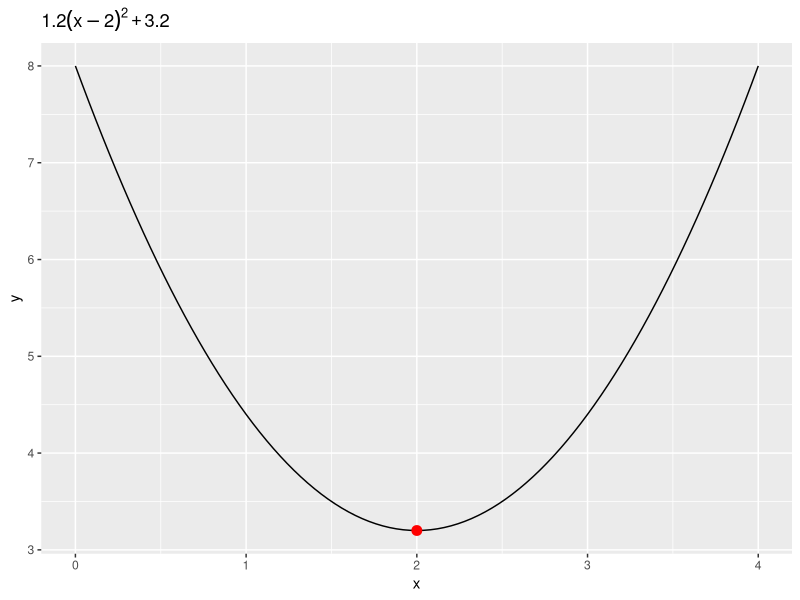
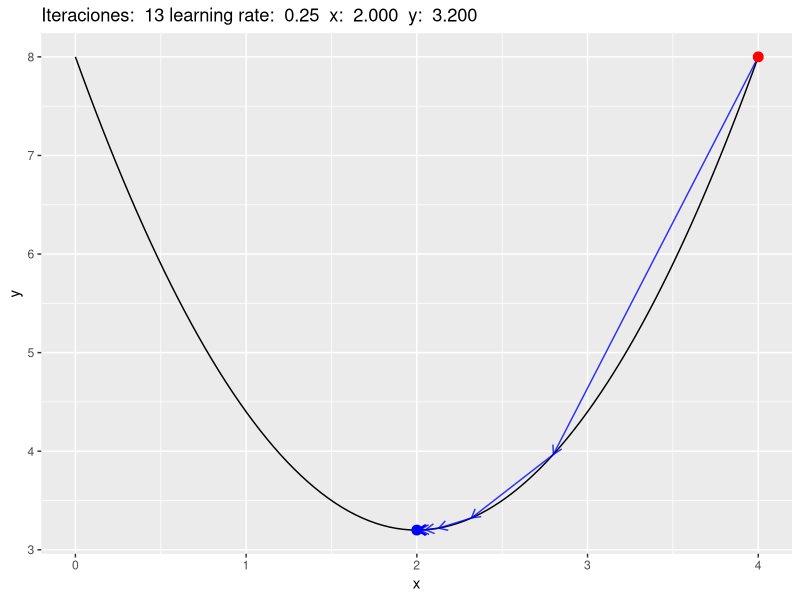
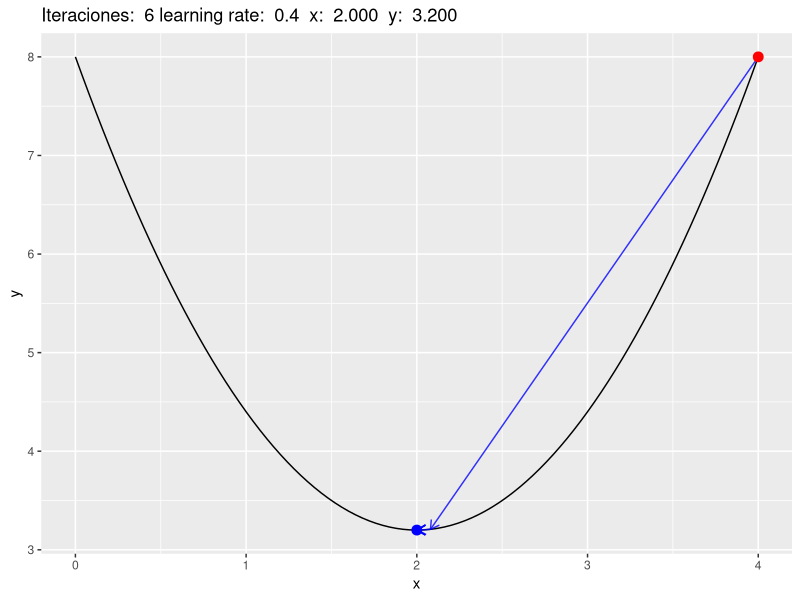
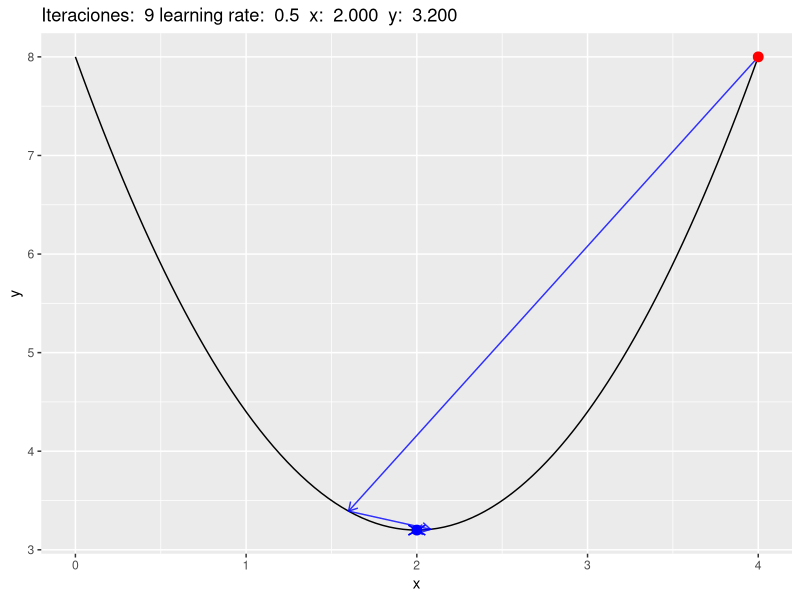
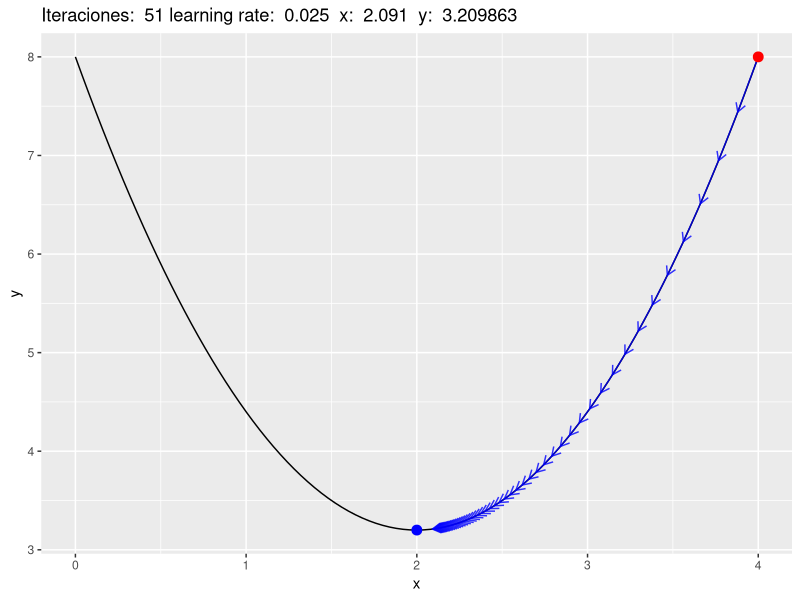
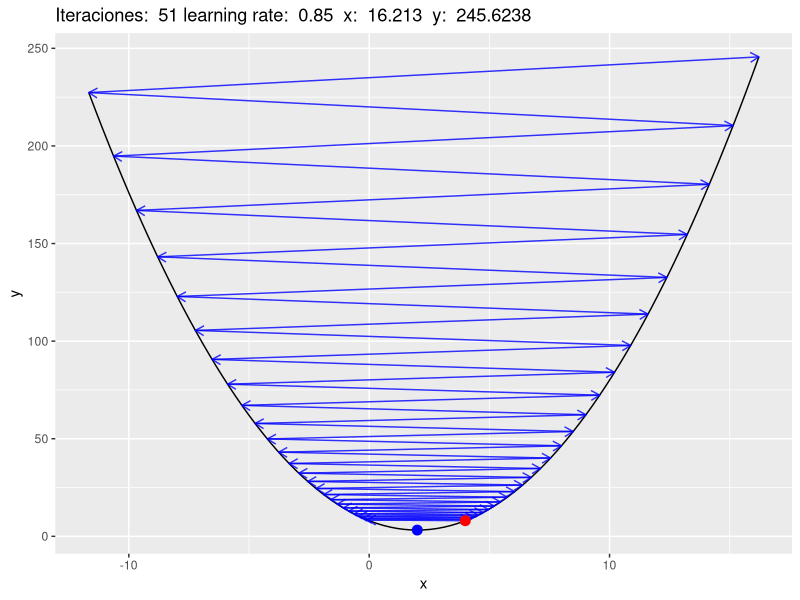

R code for these plots, in order:
## ---- chunk 1
knitr::opts_chunk$set(echo = TRUE)
## ---- chunk 2
rm(list=ls())
## ---- chunk 3
library(grid)
library(dplyr)
library(scales)
library(ggplot2)
## ---- chunk 4
Formula <- function(x) 1.2 * (x-2)^2 + 3.2
## ---- chunk 5
ggplot( data.frame( x = c(0, 4) ), aes(x) ) + 
  stat_function(fun = Formula) + 
  geom_point( data = data.frame( x = 2, y = Formula(2) ), aes(x, y),  color = "red", size = 3 ) + 
  ggtitle( expression( 1.2 * (x-2)^2 + 3.2 ) )
## ---- chunk 6
#Derivada de la funcion
derivada <- function(x) 2 * 1.2 * (x-2) 
## ---- chunk 7
decenso_gradiente <- function(learning_rate = 0.5){
  # generamos una lista para guardar los pares x, y
  xtrace <- list()
  ytrace <- list()
  
  # tasa de aprendizaje
  learning_rate_ <- learning_rate
  
  # epsilon y maxima cantidad de pasos permitidos
  epsilon <- .000065
  step <- 1
  iteration <- 50
  
  x_new <- 4#runif(1, -1, 1)
  x_old <- -x_new
  
  xtrace[[step]] <- x_new
  ytrace[[step]] <- Formula(x_new) 
  
  
  while( abs(x_new - x_old) > epsilon & step <= iteration )
  {
      # update iteration count 
      step <- step + 1    
      
      # gradient descent
      x_old <- x_new
      x_new <- x_old - learning_rate_ * derivada(x_old)
      
      # record keeping 
      xtrace[[step]] <- x_new
      ytrace[[step]] <- Formula(x_new)    
  }
  
  # create the data points' dataframe
  record <- data.frame( x = do.call(rbind, xtrace), y = do.call(rbind, ytrace) )
  
  # Crear un segmento entre cada punto (cada paso del gradiente)
  
  segment <- data.frame( x = double(), y = double(), xend = double(), yend = double() )
  for( i in 1:( nrow(record)-1 ) ) {
      segment[ i, ] <- cbind( record[i, ], record[i + 1, ] )
  }
  
  #for( i in 1:5 ) {
  #    segment[ i, ] <- cbind( record[i, ], record[i + 1, ] )
  #}
  
  # visualize the gradient descent's value 
  ggplot( data.frame( x = c(0, 4) ), aes(x) ) + 
  stat_function(fun = Formula) + 
  ggtitle( 
    paste(
      'Iteraciones: ', step, 
      'learning rate: ',learning_rate ,
      ' x: ', format(round(x_new, 3), nsmall=3), 
      ' y: ', format(Formula(x_new), nsmall=3)
    )
  )+ 
  geom_segment( data = segment , aes(x = x, y = y, xend = xend, yend = yend), 
                color = "blue", alpha = .8, arrow = arrow( length = unit(0.25, "cm") ) )+
  geom_point( data = data.frame( x = 2, y = Formula(2) ), aes(x, y),  color = "blue", size = 3 )+
  geom_point( data = data.frame( x = 4, y = Formula(4) ), aes(x, y),  color = "red", size = 3 )
}
## ---- chunk 8
decenso_gradiente(learning_rate = 0.25)

## ---- chunk 9
decenso_gradiente(learning_rate = 0.4)
## ---- chunk 10
decenso_gradiente(learning_rate = 0.5)
## ---- chunk 11
decenso_gradiente(learning_rate = 0.025)
## ---- chunk 12
decenso_gradiente(learning_rate = 0.85)
